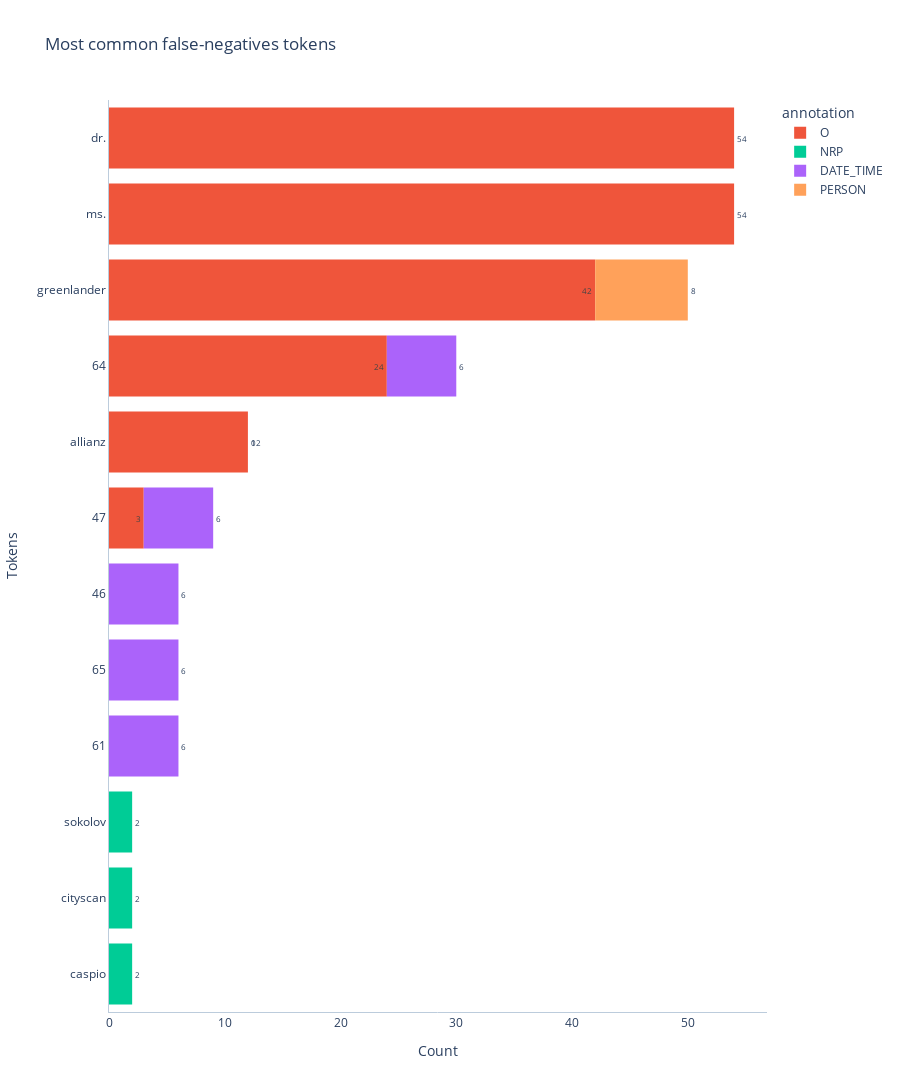
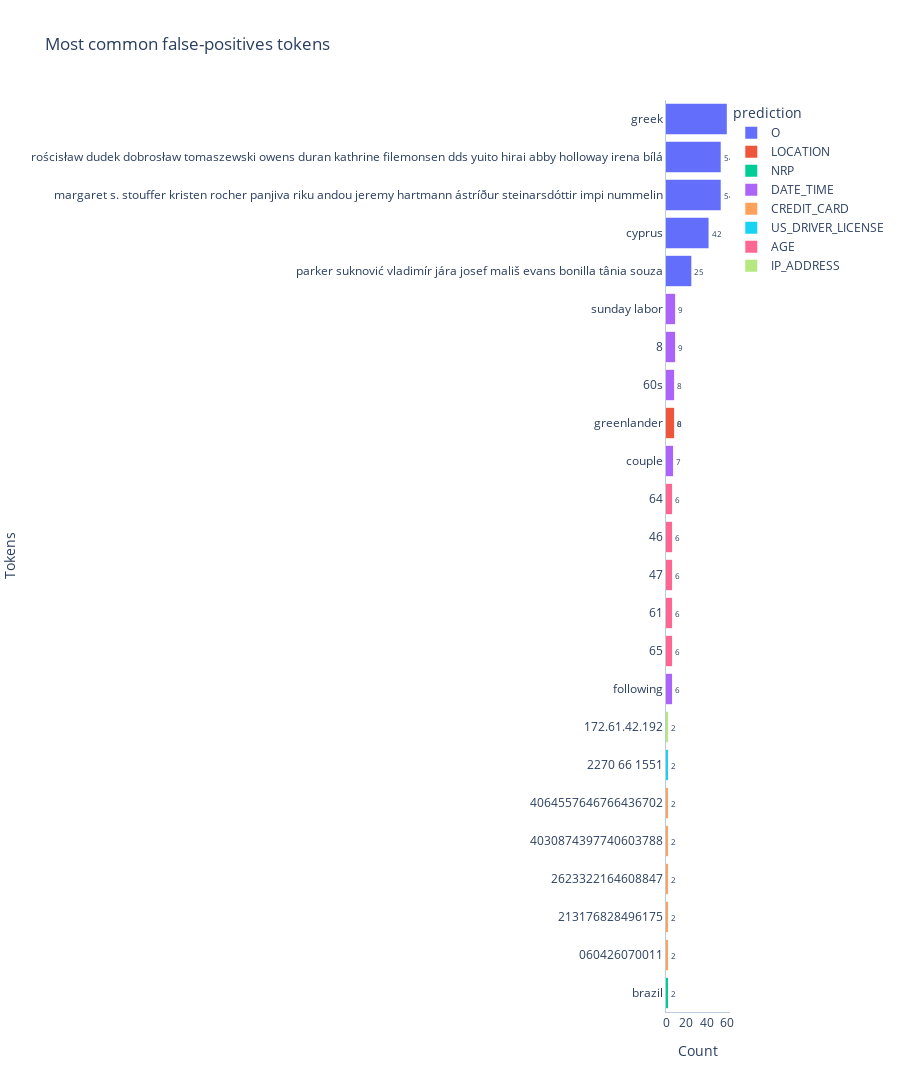

The notebook cell these images were saved under, in order:
### Code cell
plotter.plot_most_common_tokens(output_folder=output_folder)

### Figure 1 — Plotly figure (JSON) as saved in the notebook; plotly's stock layout.template omitted (floating-point values rounded to 4 significant figures)
{"data": [{"alignmentgroup": "True", "bingroup": "y", "cliponaxis": true, "histfunc": "sum", "hovertemplate": "annotation=O<br>sum of 0=%{x}<br>token=%{y}<extra></extra>", "legendgroup": "O", "marker": {"color": "#EF553B", "pattern": {"shape": ""}}, "name": "O", "offsetgroup": "O", "orientation": "h", "showlegend": true, "textangle": 0, "textfont": {"size": 8}, "textposition": "outside", "texttemplate": "%{value}", "type": "histogram", "x": [9, 9, 7, 4, 3, 9, 9, 7, 4, 3, 9, 9, 7, 4, 9, 9, 7, 4, 3, 9, 9, 7, 4, 3, 9, 9, 7, 4, 3], "xaxis": "x", "y": ["ms.", "dr.", "greenlander", "64", "allianz", "ms.", "dr.", "greenlander", "64", "47", "ms.", "dr.", "greenlander", "64", "dr.", "ms.", "greenlander", "64", "allianz", "ms.", "dr.", "greenlander", "64", "allianz", "ms.", "dr.", "greenlander", "64", "allianz"], "yaxis": "y"}, {"alignmentgroup": "True", "bingroup": "y", "cliponaxis": true, "histfunc": "sum", "hovertemplate": "annotation=NRP<br>sum of 0=%{x}<br>token=%{y}<extra></extra>", "legendgroup": "NRP", "marker": {"color": "#00cc96", "pattern": {"shape": ""}}, "name": "NRP", "offsetgroup": "NRP", "orientation": "h", "showlegend": true, "textangle": 0, "textfont": {"size": 8}, "textposition": "outside", "texttemplate": "%{value}", "type": "histogram", "x": [2, 2, 2], "xaxis": "x", "y": ["caspio", "cityscan", "sokolov"], "yaxis": "y"}, {"alignmentgroup": "True", "bingroup": "y", "cliponaxis": true, "histfunc": "sum", "hovertemplate": "annotation=DATE_TIME<br>sum of 0=%{x}<br>token=%{y}<extra></extra>", "legendgroup": "DATE_TIME", "marker": {"color": "#ab63fa", "pattern": {"shape": ""}}, "name": "DATE_TIME", "offsetgroup": "DATE_TIME", "orientation": "h", "showlegend": true, "textangle": 0, "textfont": {"size": 8}, "textposition": "outside", "texttemplate": "%{value}", "type": "histogram", "x": [6, 6, 6, 6, 6], "xaxis": "x", "y": ["61", "65", "64", "47", "46"], "yaxis": "y"}, {"alignmentgroup": "True", "bingroup": "y", "cliponaxis": true, "histfunc": "sum", "hovertemplate": "annotation=PERSON<br>sum of 0=%{x}<br>token=%{y}<extra></extra>", "legendgroup": "PERSON", "marker": {"color": "#FFA15A", "pattern": {"shape": ""}}, "name": "PERSON", "offsetgroup": "PERSON", "orientation": "h", "showlegend": true, "textangle": 0, "textfont": {"size": 8}, "textposition": "outside", "texttemplate": "%{value}", "type": "histogram", "x": [8], "xaxis": "x", "y": ["greenlander"], "yaxis": "y"}], "layout": {"barmode": "relative", "height": 2580, "legend": {"title": {"text": "annotation"}, "tracegroupgap": 0}, "plot_bgcolor": "#FFF", "title": {"text": "Most common false-negatives tokens"}, "xaxis": {"anchor": "y", "domain": [0, 1], "linecolor": "#BCCCDC", "showgrid": false, "title": {"text": "Count"}}, "yaxis": {"anchor": "x", "categoryorder": "total ascending", "domain": [0, 1], "linecolor": "#BCCCDC", "showgrid": false, "title": {"text": "Tokens"}}}}

### Figure 2 — Plotly figure (JSON) as saved in the notebook; plotly's stock layout.template omitted (floating-point values rounded to 4 significant figures)
{"data": [{"alignmentgroup": "True", "bingroup": "y", "cliponaxis": true, "histfunc": "sum", "hovertemplate": "prediction=O<br>sum of 0=%{x}<br>token=%{y}<extra></extra>", "legendgroup": "O", "marker": {"color": "#636efa", "pattern": {"shape": ""}}, "name": "O", "offsetgroup": "O", "orientation": "h", "showlegend": true, "textangle": 0, "textfont": {"size": 8}, "textposition": "outside", "texttemplate": "%{value}", "type": "histogram", "x": [10, 9, 9, 7, 5, 10, 9, 9, 7, 10, 9, 9, 7, 5, 10, 9, 9, 7, 5, 10, 9, 9, 7, 5, 10, 9, 9, 7, 5], "xaxis": "x", "y": ["greek", "margaret s. stouffer kristen rocher panjiva riku andou jeremy hartmann ástríður steinarsdóttir impi nummelin", "rościsław dudek dobrosław tomaszewski owens duran kathrine filemonsen dds yuito hirai abby holloway irena bílá", "cyprus", "parker suknović vladimír jára josef mališ evans bonilla tânia souza", "greek", "margaret s. stouffer kristen rocher panjiva riku andou jeremy hartmann ástríður steinarsdóttir impi nummelin", "rościsław dudek dobrosław tomaszewski owens duran kathrine filemonsen dds yuito hirai abby holloway irena bílá", "cyprus", "greek", "margaret s. stouffer kristen rocher panjiva riku andou jeremy hartmann ástríður steinarsdóttir impi nummelin", "rościsław dudek dobrosław tomaszewski owens duran kathrine filemonsen dds yuito hirai abby holloway irena bílá", "cyprus", "parker suknović vladimír jára josef mališ evans bonilla tânia souza", "greek", "margaret s. stouffer kristen rocher panjiva riku andou jeremy hartmann ástríður steinarsdóttir impi nummelin", "rościsław dudek dobrosław tomaszewski owens duran kathrine filemonsen dds yuito hirai abby holloway irena bílá", "cyprus", "parker suknović vladimír jára josef mališ evans bonilla tânia souza", "greek", "margaret s. stouffer kristen rocher panjiva riku andou jeremy hartmann ástríður steinarsdóttir impi nummelin", "rościsław dudek dobrosław tomaszewski owens duran kathrine filemonsen dds yuito hirai abby holloway irena bílá", "cyprus", "parker suknović vladimír jára josef mališ evans bonilla tânia souza", "greek", "margaret s. stouffer kristen rocher panjiva riku andou jeremy hartmann ástríður steinarsdóttir impi nummelin", "rościsław dudek dobrosław tomaszewski owens duran kathrine filemonsen dds yuito hirai abby holloway irena bílá", "cyprus", "parker suknović vladimír jára josef mališ evans bonilla tânia souza"], "yaxis": "y"}, {"alignmentgroup": "True", "bingroup": "y", "cliponaxis": true, "histfunc": "sum", "hovertemplate": "prediction=LOCATION<br>sum of 0=%{x}<br>token=%{y}<extra></extra>", "legendgroup": "LOCATION", "marker": {"color": "#EF553B", "pattern": {"shape": ""}}, "name": "LOCATION", "offsetgroup": "LOCATION", "orientation": "h", "showlegend": true, "textangle": 0, "textfont": {"size": 8}, "textposition": "outside", "texttemplate": "%{value}", "type": "histogram", "x": [8], "xaxis": "x", "y": ["greenlander"], "yaxis": "y"}, {"alignmentgroup": "True", "bingroup": "y", "cliponaxis": true, "histfunc": "sum", "hovertemplate": "prediction=NRP<br>sum of 0=%{x}<br>token=%{y}<extra></extra>", "legendgroup": "NRP", "marker": {"color": "#00cc96", "pattern": {"shape": ""}}, "name": "NRP", "offsetgroup": "NRP", "orientation": "h", "showlegend": true, "textangle": 0, "textfont": {"size": 8}, "textposition": "outside", "texttemplate": "%{value}", "type": "histogram", "x": [2], "xaxis": "x", "y": ["brazil"], "yaxis": "y"}, {"alignmentgroup": "True", "bingroup": "y", "cliponaxis": true, "histfunc": "sum", "hovertemplate": "prediction=DATE_TIME<br>sum of 0=%{x}<br>token=%{y}<extra></extra>", "legendgroup": "DATE_TIME", "marker": {"color": "#ab63fa", "pattern": {"shape": ""}}, "name": "DATE_TIME", "offsetgroup": "DATE_TIME", "orientation": "h", "showlegend": true, "textangle": 0, "textfont": {"size": 8}, "textposition": "outside", "texttemplate": "%{value}", "type": "histogram", "x": [9, 9, 8, 7, 6], "xaxis": "x", "y": ["8", "sunday labor", "60s", "couple", "following"], "yaxis": "y"}, {"alignmentgroup": "True", "bingroup": "y", "cliponaxis": true, "histfunc": "sum", "hovertemplate": "prediction=CREDIT_CARD<br>sum of 0=%{x}<br>token=%{y}<extra></extra>", "legendgroup": "CREDIT_CARD", "marker": {"color": "#FFA15A", "pattern": {"shape": ""}}, "name": "CREDIT_CARD", "offsetgroup": "CREDIT_CARD", "orientation": "h", "showlegend": true, "textangle": 0, "textfont": {"size": 8}, "textposition": "outside", "texttemplate": "%{value}", "type": "histogram", "x": [2, 2, 2, 2, 2], "xaxis": "x", "y": ["060426070011", "213176828496175", "2623322164608847", "4030874397740603788", "4064557646766436702"], "yaxis": "y"}, {"alignmentgroup": "True", "bingroup": "y", "cliponaxis": true, "histfunc": "sum", "hovertemplate": "prediction=US_DRIVER_LICENSE<br>sum of 0=%{x}<br>token=%{y}<extra></extra>", "legendgroup": "US_DRIVER_LICENSE", "marker": {"color": "#19d3f3", "pattern": {"shape": ""}}, "name": "US_DRIVER_LICENSE", "offsetgroup": "US_DRIVER_LICENSE", "orientation": "h", "showlegend": true, "textangle": 0, "textfont": {"size": 8}, "textposition": "outside", "texttemplate": "%{value}", "type": "histogram", "x": [2], "xaxis": "x", "y": ["2270 66 1551"], "yaxis": "y"}, {"alignmentgroup": "True", "bingroup": "y", "cliponaxis": true, "histfunc": "sum", "hovertemplate": "prediction=AGE<br>sum of 0=%{x}<br>token=%{y}<extra></extra>", "legendgroup": "AGE", "marker": {"color": "#FF6692", "pattern": {"shape": ""}}, "name": "AGE", "offsetgroup": "AGE", "orientation": "h", "showlegend": true, "textangle": 0, "textfont": {"size": 8}, "textposition": "outside", "texttemplate": "%{value}", "type": "histogram", "x": [6, 6, 6, 6, 6], "xaxis": "x", "y": ["65", "61", "47", "46", "64"], "yaxis": "y"}, {"alignmentgroup": "True", "bingroup": "y", "cliponaxis": true, "histfunc": "sum", "hovertemplate": "prediction=IP_ADDRESS<br>sum of 0=%{x}<br>token=%{y}<extra></extra>", "legendgroup": "IP_ADDRESS", "marker": {"color": "#B6E880", "pattern": {"shape": ""}}, "name": "IP_ADDRESS", "offsetgroup": "IP_ADDRESS", "orientation": "h", "showlegend": true, "textangle": 0, "textfont": {"size": 8}, "textposition": "outside", "texttemplate": "%{value}", "type": "histogram", "x": [2], "xaxis": "x", "y": ["172.61.42.192"], "yaxis": "y"}], "layout": {"barmode": "relative", "height": 1440, "legend": {"title": {"text": "prediction"}, "tracegroupgap": 0}, "plot_bgcolor": "#FFF", "title": {"text": "Most common false-positives tokens"}, "xaxis": {"anchor": "y", "domain": [0, 1], "linecolor": "#BCCCDC", "showgrid": false, "title": {"text": "Count"}}, "yaxis": {"anchor": "x", "categoryorder": "total ascending", "domain": [0, 1], "linecolor": "#BCCCDC", "showgrid": false, "title": {"text": "Tokens"}}}}
